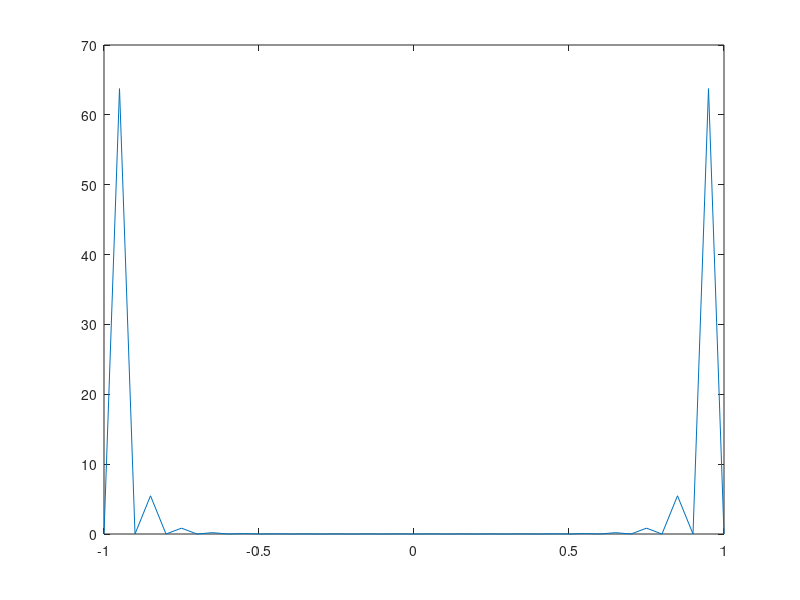

The MATLAB source for this figure:
n = 20;
a = -1; b = 1;
x = linspace(a,b,n+1);
y = abs(x);
p = polyfit(x, y, n);
xx = linspace(a,b,41);
f = @(x) abs(x);
error = abs(f(xx)- polyval(p,xx));
plot(xx, error);